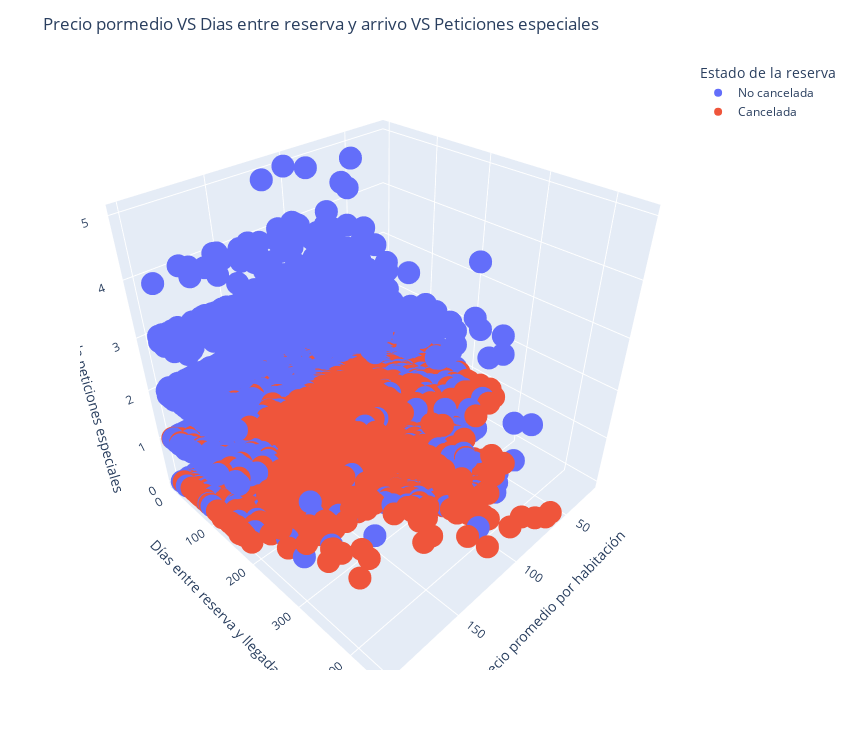

Notebook code for this chart:
### Markdown cell above
En este grafico se pueden divisar la ubicacion en el espacion de los puntos en relacion a las 3 variables insight, tambien es ligeramente visible cierta agrupacion de las reservas canceladas.

### Code cell
fig = px.scatter_3d(df, x='avg_price_room', y='lead_time', z='num_sp_requests', color='booking_status')

fig.update_layout(title='Precio pormedio VS Dias entre reserva y arrivo VS Peticiones especiales',
                  xaxis_title='Mes',
                  yaxis_title='Conteo',
                  showlegend=True,
                  legend_title_text='Estado de la reserva',
                  scene=dict(
                      xaxis=dict(title='Precio promedio por habitación'),
                      yaxis=dict(title='Días entre reserva y llegada'),
                      zaxis=dict(title='Número de peticiones especiales')
                  ),
                  width=850,
                  height=750)

fig.show()

### Figure 1 — Plotly figure (JSON) as saved in the notebook; plotly's stock layout.template omitted (floating-point values rounded to 4 significant figures; data arrays with more than 128 entries replaced by an {"elided": "..."} marker saying what was removed)
{"data": [{"hovertemplate": "booking_status=No cancelada<br>avg_price_room=%{x}<br>lead_time=%{y}<br>num_sp_requests=%{z}<extra></extra>", "legendgroup": "No cancelada", "marker": {"color": "#636efa", "symbol": "circle"}, "mode": "markers", "name": "No cancelada", "scene": "scene", "showlegend": true, "type": "scatter3d", "x": {"elided": "24293 float values"}, "y": {"elided": "24293 int values"}, "z": {"elided": "24293 int values"}}, {"hovertemplate": "booking_status=Cancelada<br>avg_price_room=%{x}<br>lead_time=%{y}<br>num_sp_requests=%{z}<extra></extra>", "legendgroup": "Cancelada", "marker": {"color": "#EF553B", "symbol": "circle"}, "mode": "markers", "name": "Cancelada", "scene": "scene", "showlegend": true, "type": "scatter3d", "x": {"elided": "11840 float values"}, "y": {"elided": "11840 int values"}, "z": {"elided": "11840 int values"}}], "layout": {"height": 750, "legend": {"title": {"text": "Estado de la reserva"}, "tracegroupgap": 0}, "margin": {"t": 60}, "scene": {"domain": {"x": [0, 1], "y": [0, 1]}, "xaxis": {"title": {"text": "Precio promedio por habitación"}}, "yaxis": {"title": {"text": "Días entre reserva y llegada"}}, "zaxis": {"title": {"text": "Número de peticiones especiales"}}}, "showlegend": true, "title": {"text": "Precio pormedio VS Dias entre reserva y arrivo VS Peticiones especiales"}, "width": 850, "xaxis": {"title": {"text": "Mes"}}, "yaxis": {"title": {"text": "Conteo"}}}}
